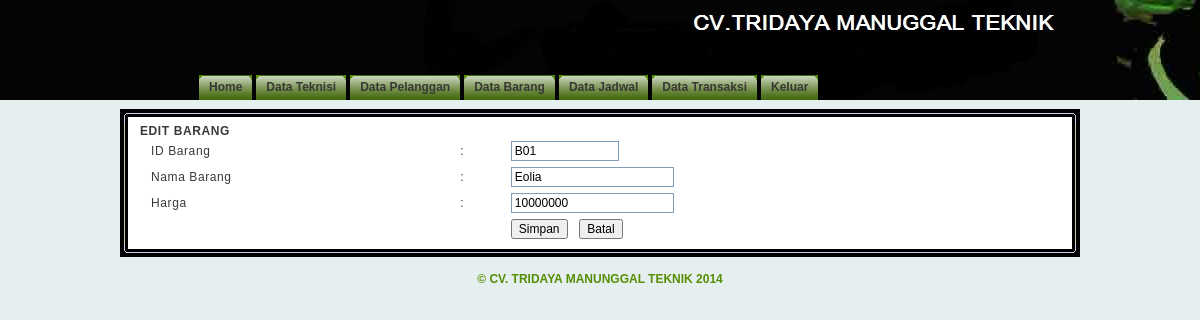
The page /admin.php?page=edit_barang&aksi=edit&id_barang=B01 (signed in) on the database its author committed.
### tables this page shows
CREATE TABLE `barang` (
  `id_barang` varchar(3) NOT NULL,
  `nama_barang` varchar(50) NOT NULL,
  `harga` int(11) NOT NULL,
  PRIMARY KEY (`id_barang`)
);

### include/class.php (the view, shortened to what this page needs)
<?php
class barang {
    function bacadata($field, $id_barang) {
        $query = mysql_query("SELECT * FROM barang WHERE id_barang = '$id_barang'");
        $data = mysql_fetch_array($query);
        if ($field == 'id_barang')
            return $data['id_barang'];
        else if ($field == 'id_trans')
            return $data['id_trans'];
        else if ($field == 'nama_barang')
            return $data['nama_barang'];
        else if ($field == 'harga')
            return $data['harga'];
        else if ($field == 'id_merek')
            return $data['id_merek'];
    }
}
?>

### include/class.php (the view, shortened to what this page needs)
<?php
class barang {
    function bacadata($field, $id_barang) {
        $query = mysql_query("SELECT * FROM barang WHERE id_barang = '$id_barang'");
        $data = mysql_fetch_array($query);
        if ($field == 'id_barang')
            return $data['id_barang'];
        else if ($field == 'id_trans')
            return $data['id_trans'];
        else if ($field == 'nama_barang')
            return $data['nama_barang'];
        else if ($field == 'harga')
            return $data['harga'];
        else if ($field == 'id_merek')
            return $data['id_merek'];
    }
}
?>

### edit_barang.php (shortened to what this page needs)
<?php
include_once 'include/class.php';
$brg = new barang();
if (isset($_GET['aksi'])) {
    if ($_GET['aksi'] == 'hapus') {
        $id = $_GET['id_barang'];
        $brg->hapusbarang($id);
    }
    else if ($_GET['aksi'] == 'edit') {
        $id = $_GET['id_barang'];
        ?>
        <link rel="stylesheet" href="kalender/calendar.css" type="text/css">
        <b>EDIT BARANG</b>
        <table width="100%"  border="0" cellspacing="0" cellpadding="3">
            <form name="barang" action="?page=edit_barang&aksi=update" method="post" onsubmit="return checkForm(this)">
                <tr>
                    <td valign="top"><div class="tabtxt">ID Barang</div></td>
                    <td valign="top"><div class="tabtxt">:</div></td>
                    <td>
                        <input name="id" style="width:100px" type="textfield" class="tfield" value="<?php echo $brg->bacadata('id_barang', $id); ?>" readonly>
                    </td>
                </tr>
                <tr>
                    <td><div class="tabtxt">Nama Barang</div></td>
                    <td><div class="tabtxt">:</div></td>
                    <td>
                        <input name="barang" type="text" class="tfield_a" value="<?php echo $brg->bacadata('nama_barang', $id); ?>">
                    </td>
                </tr>
                <tr>
                    <td valign="top"><div class="tabtxt">Harga</div></td>
                    <td valign="top"><div class="tabtxt">:</div></td>
                    <td>
                        <input name="hrg" id="hrg" type="text" class="tfield_a" value="<?php echo $brg->bacadata('harga', $id); ?>">
                    </td>
                </tr>
                <tr>
                    <td colspan="2">&nbsp;</td>
                    <td>
                        <input name="submit" type="submit" class="button" value="Simpan" >&nbsp;&nbsp;
                        <input type="button" class="button" value="Batal" onclick=self.history.back()>
                    </td>
                </tr>
            </form>
        </table>
        <?php
    }
}
?>

### css/style2.css (style rules this page uses)
html, body { margin: 0; padding: 0; background: #e5efef url(../images/header.jpg) top repeat-x; font: 12px Tahoma, Arial, "Trebuchet MS"; color: #3C3836; }
.rbox02 form { margin: 0; padding: 0; }
.tabtxt { padding: 3px 0 3px 8px; }
.tfield { background: #FFF; width: 120px; font-family: Tahoma, Arial, "Trebuchet MS"; font-size: 12px; font-weight: normal; padding: 2px 3px 2px 3px; border: 1px solid #7F9DB9; }
.tfield_a { background: #FFF; font-family: Tahoma, Arial, "Trebuchet MS"; font-size: 12px; font-weight: normal; padding: 2px 3px 2px 3px; border: 1px solid #7F9DB9; }
.button { font-size: 12px; }

### rows shown on the page
barang: id "B01", barang "Eolia", hrg "10000000"
